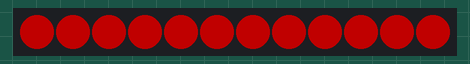
Recording of a sketch running on a simulated Arduino Uno, built with avr-gcc and run on an emulated ATmega328P. Parts: 12 RGB LEDs in strip order, left to right. Dim RGB values are drawn brighter than linear; random numbers use the default seed unless the sketch sets one.

Above: at 0.1 s.
At 1.1 s:
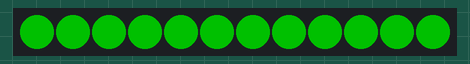
At 4.15 s:
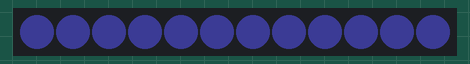
At 17.06 s:
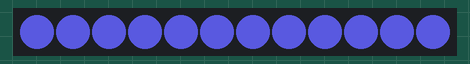

Measured:
- by itself, everything shown: repeats every 15.4 s, in 50 steps
- what the display in image 1 shows lasts 1.0 s, from 1.0 s to 2.0 s

The sketch:

arduino_trinket_5v_pro_sketch.ino
```cpp
#include <Adafruit_NeoPixel.h>
#ifdef __AVR_ATtiny85__ // Trinket, Gemma, etc.
 #include <avr/power.h>
#endif

// Pin definitions
// Only 1 pin to define for now
#define pinChestPixel 9
// Define the number of NeoPixels on the Arc Reactor
#define cntChestPixel 12

// Various variables
uint8_t brightDefault = 84;
uint8_t brightMin     = 20;
uint8_t brightMax     = 168;
uint8_t brightValue   = 20;
uint8_t fadeState     = 0; // 0: In, 1: out
uint8_t lastRandomPix;

// Last time the LEDs were updated
uint32_t prevTime;

// Delay between changes
uint32_t standbyDelay = 15;

// Default color
uint32_t chestColor = 0x6464FA;

// Initialize the NeoPixels in the "Chest Reactor"
Adafruit_NeoPixel pixelsChest = Adafruit_NeoPixel(cntChestPixel, pinChestPixel);

void setup() {
#ifdef __AVR_ATtiny85__ // Trinket, Gemma, etc.
  if(F_CPU == 16000000) clock_prescale_set(clock_div_1);
#endif
  pixelsChest.begin();
  pixelsChest.setBrightness(brightDefault);

  initializeChest();

}

void loop() {
  standbyEffect(chestColor, standbyDelay);

}

void initializeChest() {
  for(int16_t p = 0; p < cntChestPixel; p++) {
    pixelsChest.setPixelColor(p, 0xFF0000);
  }
  pixelsChest.show();
  delay(1000);

  for(int16_t p = 0; p < cntChestPixel; p++) {
    pixelsChest.setPixelColor(p, 0x00FF00);
  }
  pixelsChest.show();
  delay(1000);

  for(int16_t p = 0; p < cntChestPixel; p++) {
    pixelsChest.setPixelColor(p, 0x0000FF);
  }
  pixelsChest.show();
  delay(1000);

  for(int16_t p = 0; p < cntChestPixel; p++) {
    pixelsChest.setPixelColor(p, 0x000000);
  }
  pixelsChest.show();
  delay(1000);
}

void standbyEffect(uint32_t color, uint32_t wait) {
  if(fadeState==0) {
    if( (millis()-prevTime) > wait ) {
      if(brightValue < brightMax + 1) {
        pixelsChest.setBrightness(brightValue);
        for(int16_t p = 0; p < cntChestPixel; p++) {
          pixelsChest.setPixelColor(p, color);
        }
        pixelsChest.show();
        brightValue++;
        prevTime = millis();
      }
      else {
        fadeState = 1;
      }
    }
  }

  else {
    if( (millis()-prevTime) > wait ) {
      if(brightValue > brightMin -1) {
        pixelsChest.setBrightness(brightValue);
        for(int16_t p=0; p < cntChestPixel; p++) {
          pixelsChest.setPixelColor(p, color);
        }
        pixelsChest.show();
        brightValue--;
        prevTime = millis();
      }
      else{
        fadeState = 0;
      }
    }
  }
}

void theRandomSparks(uint32_t c, uint8_t wait) {
  if(millis() - prevTime >= wait) {
    int16_t i = random(cntChestPixel);
    pixelsChest.setBrightness(brightMax);
    pixelsChest.setPixelColor(lastRandomPix, 0);
    pixelsChest.show();
    lastRandomPix = i;
    pixelsChest.setPixelColor(i, c);
    pixelsChest.show();
  }
}

/*************
  End of file
 *************/
```
